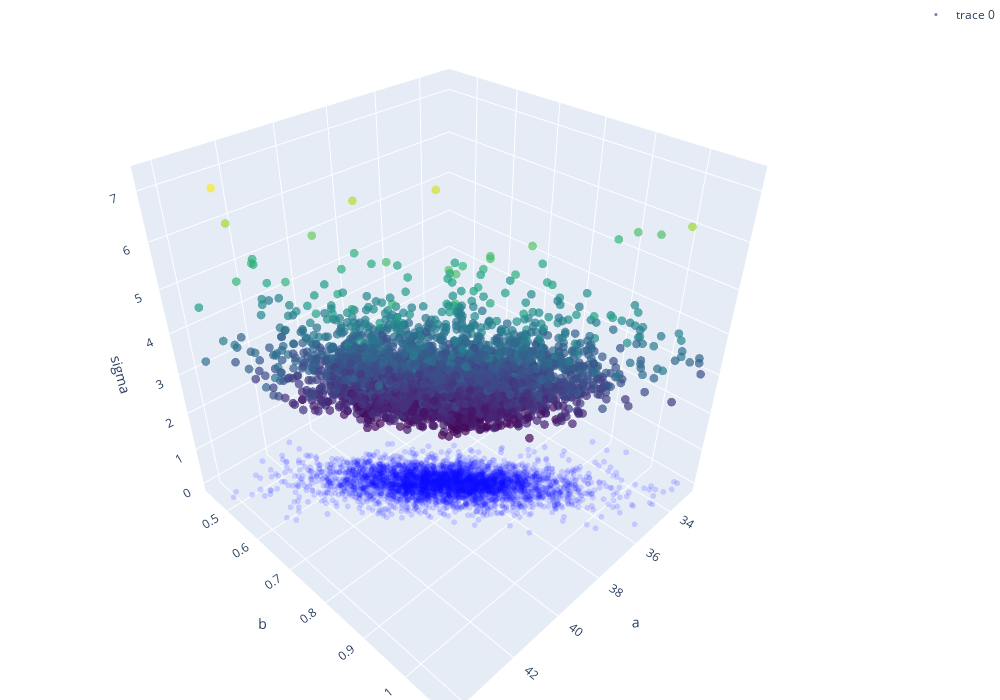

This figure's notebook cell:
### Code cell
import plotly.graph_objs as go
import plotly.offline as pyoff

trace = go.Scatter3d(
    x=draws['a'],
    y=draws['b'],
    z=draws['sigma'],
    mode='markers',
    marker=dict(
        size=3,
        color=draws['sigma'],
        colorscale='Viridis',
        opacity=0.7
    )
)

layout = go.Layout(
    scene=dict(
        xaxis_title='a',
        yaxis_title='b',
        zaxis_title='sigma'
    ),
    margin=dict(l=0, r=0, b=0, t=0),
    height=700,
    width=1000,
)

proj_ab = go.Scatter3d(
    x=draws['a'],
    y=draws['b'],
    z=[0] * len(draws),
    mode='markers',
    marker=dict(
        size=2,
        color='rgba(5,5,255,0.5)',
        opacity=0.3
    ),
    showlegend=False
)

layout.height = 700

fig = go.Figure(data=[trace, proj_ab], layout=layout)
pyoff.iplot(fig)

### Figure 1 — Plotly figure (JSON) as saved in the notebook; plotly's stock layout.template omitted (floating-point values rounded to 4 significant figures; data arrays with more than 128 entries replaced by an {"elided": "..."} marker saying what was removed)
{"data": [{"marker": {"color": {"elided": "4000 float values"}, "colorscale": [[0, "#440154"], [0.1111, "#482878"], [0.2222, "#3e4989"], [0.3333, "#31688e"], [0.4444, "#26828e"], [0.5556, "#1f9e89"], [0.6667, "#35b779"], [0.7778, "#6ece58"], [0.8889, "#b5de2b"], [1, "#fde725"]], "opacity": 0.7, "size": 3}, "mode": "markers", "type": "scatter3d", "x": {"elided": "4000 float values"}, "y": {"elided": "4000 float values"}, "z": {"elided": "4000 float values"}}, {"marker": {"color": "rgba(5,5,255,0.5)", "opacity": 0.3, "size": 2}, "mode": "markers", "showlegend": false, "type": "scatter3d", "x": {"elided": "4000 float values"}, "y": {"elided": "4000 float values"}, "z": {"elided": "4000 int values"}}], "layout": {"height": 700, "margin": {"b": 0, "l": 0, "r": 0, "t": 0}, "scene": {"xaxis": {"title": {"text": "a"}}, "yaxis": {"title": {"text": "b"}}, "zaxis": {"title": {"text": "sigma"}}}, "width": 1000}}
